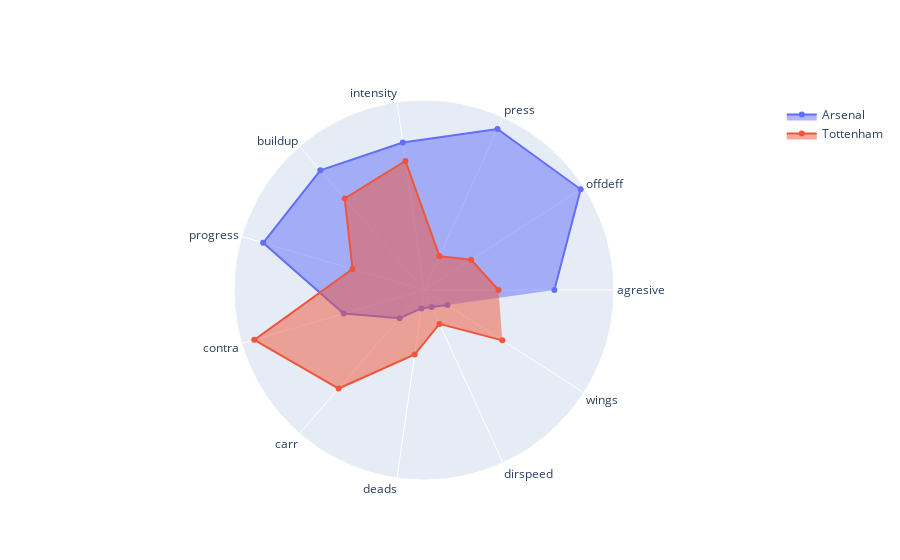

Here is the notebook cell this chart was saved with:
### Code cell
fig = go.Figure()
for team in teamsA[:2]:
    fig.add_trace(to_polar(ranked,team,style)[2])

fig.update_layout(polar={'radialaxis':{'visible':False}},showlegend=True)
fig.show()

### Figure 1 — Plotly figure (JSON) as saved in the notebook; plotly's stock layout.template omitted (floating-point values rounded to 4 significant figures)
{"data": [{"fill": "toself", "name": "Arsenal", "r": [0.7, 1, 0.95, 0.8, 0.85, 0.9, 0.45, 0.2, 0.1, 0.1, 0.15], "theta": ["agresive", "offdeff", "press", "intensity", "buildup", "progress", "contra", "carr", "deads", "dirspeed", "wings"], "type": "scatterpolar"}, {"fill": "toself", "name": "Tottenham", "r": [0.4, 0.3, 0.2, 0.7, 0.65, 0.4, 0.95, 0.7, 0.35, 0.2, 0.5], "theta": ["agresive", "offdeff", "press", "intensity", "buildup", "progress", "contra", "carr", "deads", "dirspeed", "wings"], "type": "scatterpolar"}], "layout": {"polar": {"radialaxis": {"visible": false}}, "showlegend": true}}
